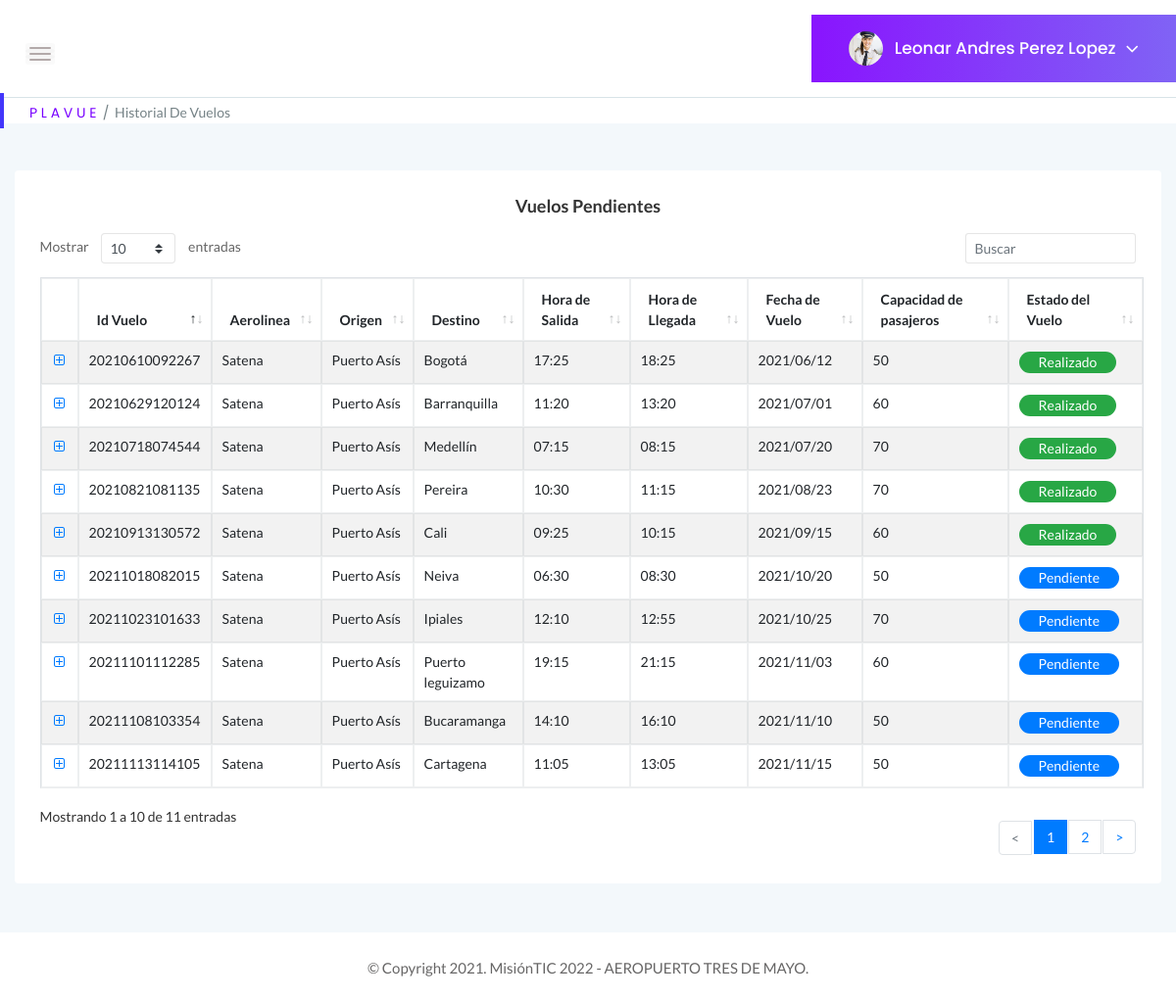
/historialvuelospiloto (signed in), run on an earlier commit of the app's database.
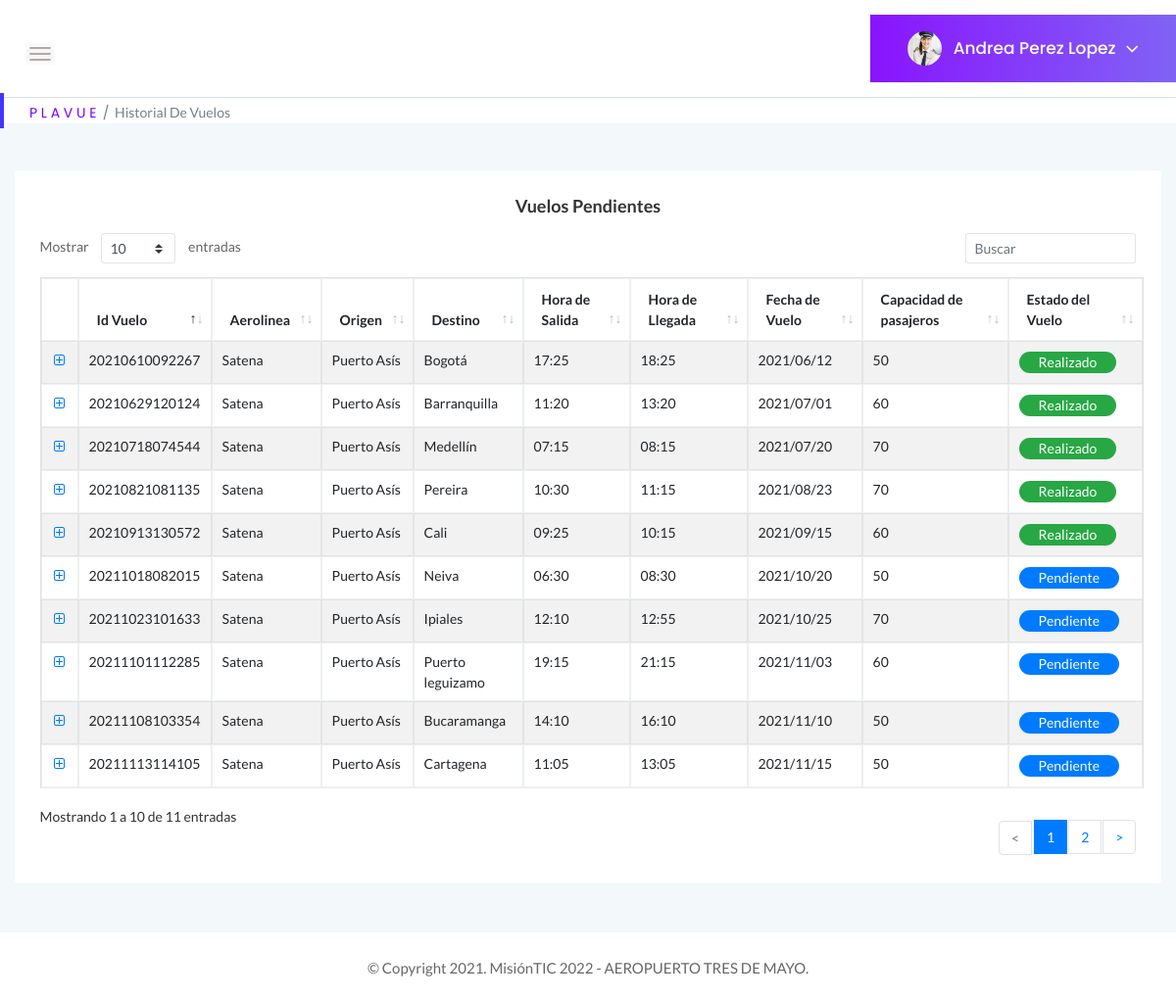
And on a later commit of the database.
### tables this page shows
CREATE TABLE Usuarios (Documento BIGINT UNIQUE, tipoDocumento INTEGER REFERENCES tipo_documento (id_documento) ON DELETE RESTRICT ON UPDATE RESTRICT MATCH SIMPLE, contraseña VARCHAR NOT NULL, tipoPerfil INTEGER REFERENCES Perfil (Id_perfil) ON DELETE RESTRICT ON UPDATE RESTRICT, estadoUsuario INTEGER REFERENCES Estado (Id_estado) ON DELETE RESTRICT ON UPDATE RESTRICT, Nombre VARCHAR (100) NOT NULL, correo VARCHAR (100) UNIQUE PRIMARY KEY NOT NULL, fechaNacimiento DATE, sexo INTEGER REFERENCES Genero (Id_genero) ON DELETE RESTRICT ON UPDATE RESTRICT, Celular BIGINT, nacionalidad INTEGER REFERENCES Nacionalidad (Id_pais) ON DELETE RESTRICT ON UPDATE RESTRICT, nombreContacto VARCHAR (100), numeroContacto BIGINT);

### app.py (the view)
@app.route("/historialvuelospiloto", methods=["GET"])
def historial_vuelospiloto():
    if "usuario" in session:
        if request.method == "GET":
            try:
                with sqlite3.connect("Plavue.db") as con:
                    con.row_factory = sqlite3.Row
                    cur = con.cursor()
                    cur.execute("SELECT * FROM Usuarios WHERE correo = ?", [session["usuario"]])
                    query = cur.fetchone()
                with sqlite3.connect("Plavue.db") as con1:
                    con1.row_factory = sqlite3.Row
                    cur1 = con1.cursor()
                    cur1.execute("SELECT * FROM Vuelospiloto")
                    query1 = cur1.fetchall()
                return render_template("historialvuelospiloto.html", perfil = query, vuelos = query1)
            except Error as er:
                print('SQLite error: %s' % (' '.join(er.args)))
                print('SQLite traceback: ')
        return render_template("historialvuelospiloto.html")
    return render_template("Login.html")

### templates/historialvuelospiloto.html (shortened to what the changed rows need)
<!doctype html>
<html class="no-js" lang="en">
<head>
    <link rel="stylesheet" href="{{ url_for('static', filename='css/bootstrap.min.css') }}">
    <link rel="stylesheet" href="{{ url_for('static', filename='css/font-awesome.min.css') }}">
    <link rel="stylesheet" href="{{ url_for('static', filename='css/themify-icons.css') }}">
    <link rel="stylesheet" href="{{ url_for('static', filename='css/metisMenu.css') }}">
    <link rel="stylesheet" href="{{ url_for('static', filename='css/owl.carousel.min.css') }}">
    <link rel="stylesheet" href="{{ url_for('static', filename='css/slicknav.min.css') }}">
    <link rel="stylesheet" href="https://www.amcharts.com/lib/3/plugins/export/export.css" type="text/css" media="all" />
    <link rel="stylesheet" type="text/css" href="{{ url_for('static', filename='css/tables/jquery.dataTables.css') }}">
    <link rel="stylesheet" type="text/css" href="{{ url_for('static', filename='css/tables/dataTables.bootstrap4.min.css') }}">
    <link rel="stylesheet" type="text/css" href="{{ url_for('static', filename='css/tables/responsive.bootstrap.min.css') }}">
    <link rel="stylesheet" type="text/css" href="{{ url_for('static', filename='css/tables/responsive.jqueryui.min.css') }}">
    <link rel="stylesheet" href="{{ url_for('static', filename='css/typography.css') }}">
    <link rel="stylesheet" href="{{ url_for('static', filename='css/default-css.css') }}">
    <link rel="stylesheet" href="{{ url_for('static', filename='css/styles.css') }}">
    <link rel="stylesheet" href="{{ url_for('static', filename='css/responsive.css') }}">
    <link rel="stylesheet" href="{{ url_for('static', filename='js/vendor/select2.css') }}">
</head>
<body>
    <div class="page-container">
        <div class="main-content">
            <div class="header-area">
                <div class="row align-items-center">
                    <div class="col-sm-6 clearfix">
                        <div class="user-profile pull-right">
                            <img class="avatar user-thumb" src="static/images/icon/descarga.jpg" alt="avatar">
                            <h4 class="user-name dropdown-toggle" data-toggle="dropdown">{{perfil[5]}}<i class="fa fa-angle-down"></i></h4>
                        </div>
                    </div>
                </div>
            </div>
            <div class="body main-content-inner">
                <div class="row">
                    <div class="col-12 mt-5">
                        <div class="card">
                            <div class="card-body">
                                <section class="panel">
                                    <div class="panel-body">
                                        <table class="table table-bordered table-striped mb-none" id="datatable-vuelospiloto">
                                            <thead>
                                                <tr>
                                                    <th>Id Vuelo</th>
                                                    <th>Aerolinea</th>
                                                    <th>Origen</th>
                                                    <th>Destino</th>
                                                    <th>Hora de Salida</th>
                                                    <th>Hora de Llegada</th>
                                                    <th>Fecha de Vuelo</th>
                                                    <th>Capacidad de pasajeros</th>
                                                    <th>Estado del Vuelo</th>
                                                </tr>
                                            </thead>
                                        </table>
                                    </div>
                                </section>
                        </div>
                    </div>
                </div>
            </div>
        </div>
    </div>
    </div>
</body>
</html>

What changed in the data, as far as the page shows it:
changed Usuarios: Nombre "Leonar Andres Perez Lopez" → "Andrea Perez Lopez"
